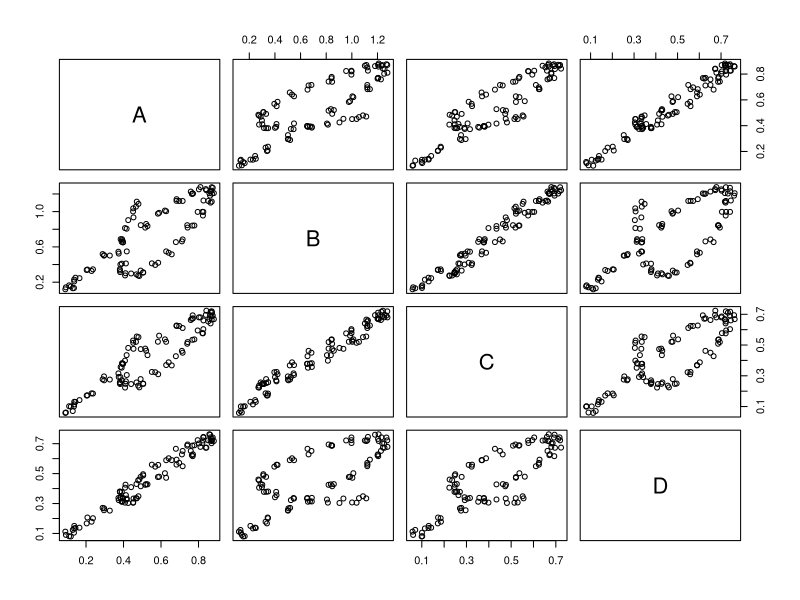
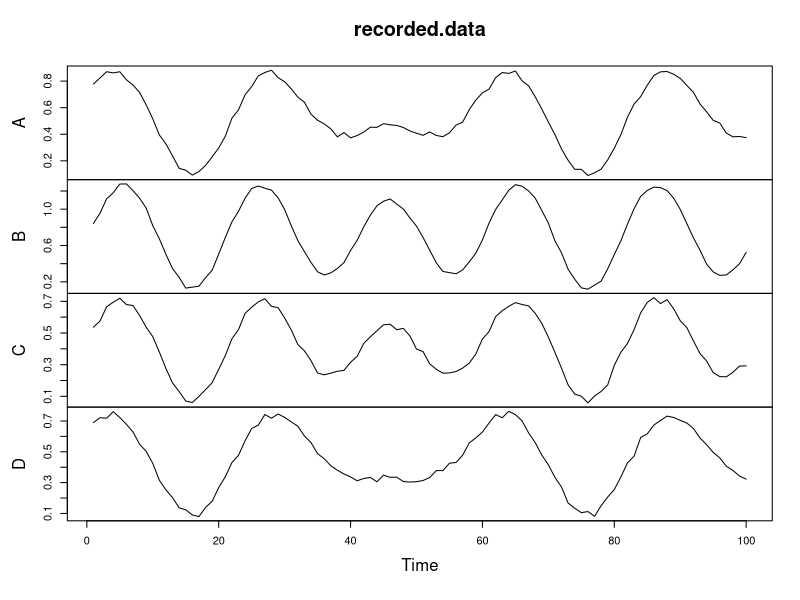
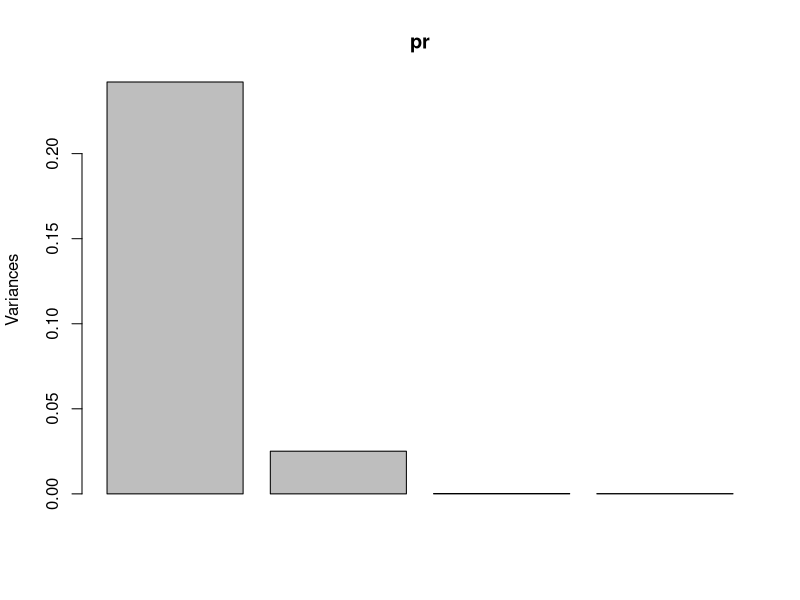
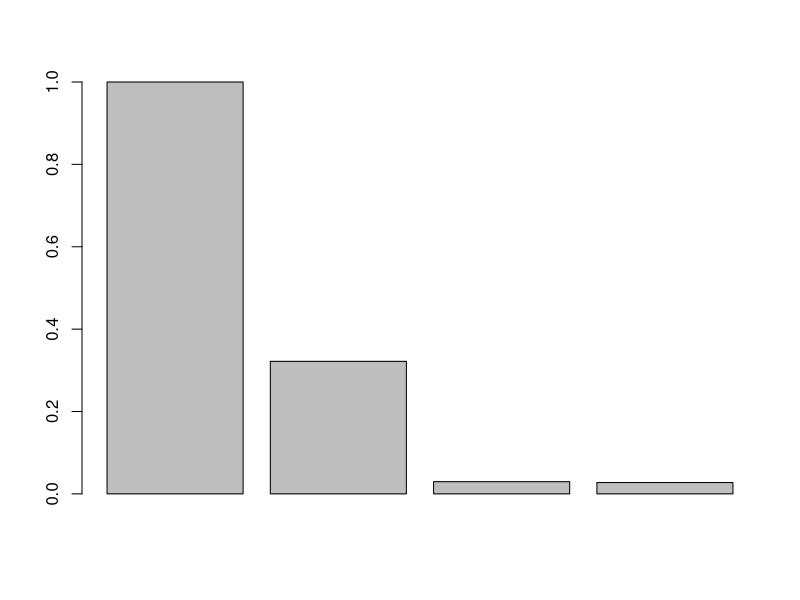
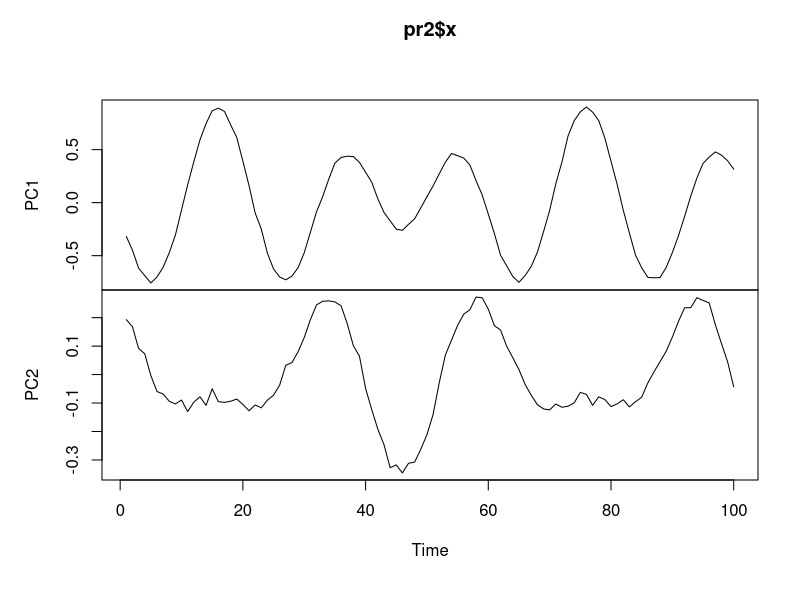
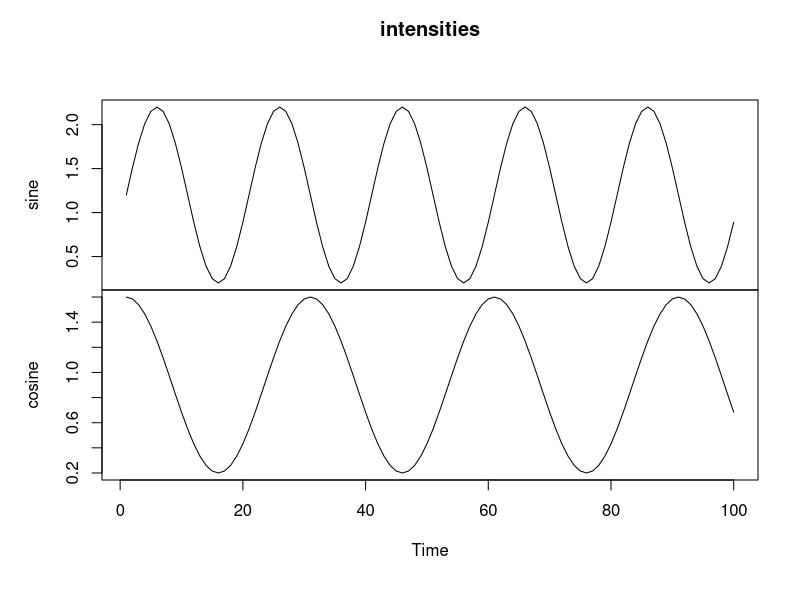
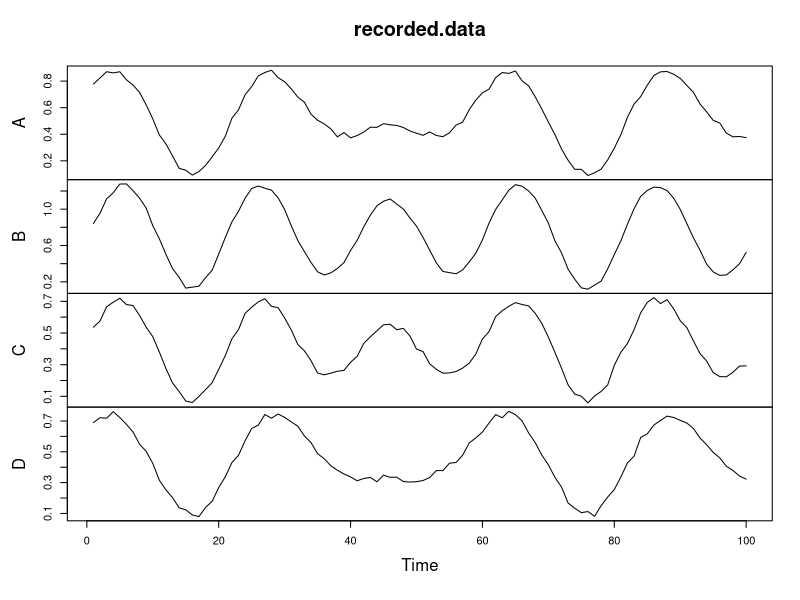
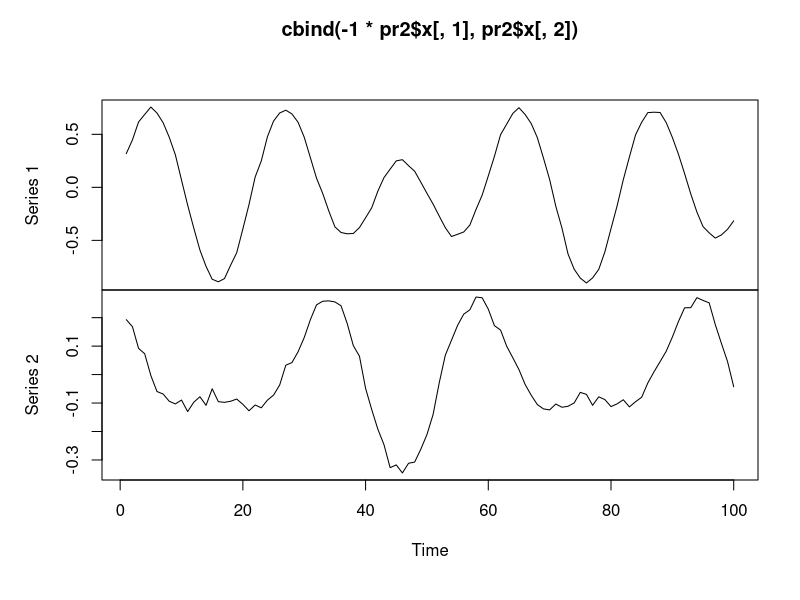

Generate these figures, in order, with R:
library(car)


############## Build test data ##############
recorders <- data.frame("X"=c(0,0,1,1), "Y"=c(0,1,1,0),
                        row.names = c("A","B","C","D"))

locs = data.frame("X"=c(.3,.5),"Y"=c(.8,.2))

intensities = data.frame("sine"=sin(0:99*(pi/10))+1.2,
                         "cosine"=.7*cos(0:99*(pi/15))+.9)

dists = matrix(nrow=dim(locs)[1], ncol=dim(recorders)[1],
                dimnames=list(NULL,row.names(recorders)))

for (i in 1:dim(dists)[2]){
  dists[,i]=sqrt((locs$X-recorders$X[i])^2
                  + (locs$Y-recorders$Y[i])^2)}

set.seed(500)

recorded.data = data.frame(jitter(as.matrix(intensities)%*%
                                    as.matrix(exp(-2*dists)), amount = 0))

plot(recorded.data)
plot.ts(recorded.data)
round(cor(recorded.data),2)

########### Begin PCA ##############
#data in matrix
Xoriginal = t(as.matrix(recorded.data))

# center mean = 0
rm = rowMeans(Xoriginal)
X = Xoriginal-matrix(rep(rm, dim(Xoriginal)[2]), nrow=dim(Xoriginal)[1])

# calculate P
A=X %*% t(X)
E=eigen(A,TRUE)
P=t(E$vectors)

#find new data and std of princ components
newdata = P %*% X
sdev = sqrt(diag((1/(dim(X)[2]-1)* P %*% A %*% t(P))))

pr=prcomp(recorded.data)
pr
plot(pr)
barplot(pr$sdev/pr$sdev[1])
pr2=prcomp(recorded.data, tol=.1)
plot.ts(pr2$x)
quartz(); plot.ts(intensities)
quartz(); plot.ts(recorded.data)
quartz(); plot.ts(cbind(-1*pr2$x[,1],pr2$x[,2]))

od=pr$x %*% t(pr$rotation)
od2=pr2$x %*% t(pr2$rotation)
plot.ts(recorded.data)
plot.ts(od)
plot.ts(od2)












